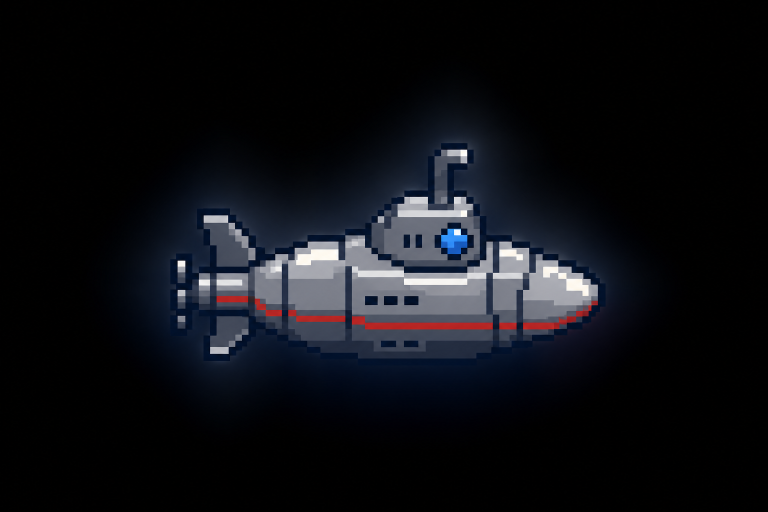
#> input picture tools/hoenn/data/sootopolis-submarine-source.png, 1536 x 1024 px (shown at 1/2 size)
$ python -i prepare_final_moorings.py   (imports and definitions only)
#> lines starting #> are read from the running program, lines starting #| are printed output that depends on the picture
"""Place the last compact moorings and preserve functional native warp behaviors."""
import argparse,io,json,re,struct
from pathlib import Path
from PIL import Image
from candidate_layer import Layer
from prepare_atlas_route_tracking import PRIOR,LAYER as PREVIOUS
from pack_crossover_assets import fit,indexed
# [1 line that did not run here, left out]
def prepare(source):
 layer=Layer(source,LAYER,PRIOR)
 if r:=layer.existing():return r
 s=layer.source;ls={l['id']:l for l in json.loads((s/'data/layouts/layouts.json').read_text())['layouts']}
 def load(n):
  m=json.loads((s/f'data/maps/{n}/map.json').read_text());l=ls[m['layout']];v=list(struct.unpack('<'+'H'*(l['width']*l['height']),(s/l['blockdata_filepath']).read_bytes()));return m,l,v
 def save(m,l,v):layer.stage(f'data/maps/{m["name"]}/map.json',json.dumps(m,indent=2)+'\n');layer.stage(l['blockdata_filepath'],struct.pack('<'+'H'*len(v),*v))
 scripts=(s/'data/scripts/journey_campaign_gates.inc').read_text()
 def destination(pid,x,y):
  nonlocal scripts
  a=scripts.index('LavenderNetwork_Destination'+str(pid)+'::');b=scripts.index('\n\n',a);chunk=scripts[a:b];chunk=re.sub(r'(setvar VAR_0x8009, )\d+',lambda m:m[1]+str(x),chunk);chunk=re.sub(r'(setvar VAR_0x800A, )\d+',lambda m:m[1]+str(y),chunk);scripts=scripts[:a]+chunk+scripts[b:]
 # Native attribute storage is u16 even for FRLG's packed 32-bit entries.
 p='src/data/tilesets/metatiles.h';t=(s/p).read_text();layer.stage(p,t.replace('const u32 gMetatileAttributes_JourneyAppliances[]=INCBIN_U32','const u16 gMetatileAttributes_JourneyAppliances[]=INCBIN_U16'))
 # Move Cinnabar's cottage up one row so its entire floor rests on native land.
 m,l,v=load('CinnabarIsland_Frlg');w=l['width'];original=struct.unpack('<480H',(ROOT/'tools/hoenn/data/cinnabar-original.bin').read_bytes());house=[v[(12+dy)*w+8+dx] for dy in range(4) for dx in range(4)];left,right=v[16*w+9],v[16*w+10]
 for y in range(11,19):
  for x in range(8,14):v[y*w+x]=original[y*w+x]
 for dy in range(4):
  for dx in range(4):v[(11+dy)*w+8+dx]=house[dy*4+dx]
 for y in range(15,18):v[y*w+9]=left;v[y*w+10]=right
 for o in m['object_events']:
  if o['script']=='Journey_FerryPort19':o.update(x=9,y=16,movement_type='MOVEMENT_TYPE_FACE_RIGHT')
  if o['graphics_id']=='OBJ_EVENT_GFX_MR_BRINEYS_BOAT':o.update(x=12,y=17,movement_type='MOVEMENT_TYPE_FACE_LEFT')
 for y in [16,17]:
  for x in [11,12,13]:assert original[y*w+x]>>12==1;v[y*w+x]=0x152B
 for warp in m['warp_events']:
  if warp['dest_map']=='MAP_JOURNEYCINNABARSAILORSLODGE':warp.update(x=9,y=14)
 save(m,l,v);destination(19,10,16)
 # Tiny Sevii harbors use a two-wide, three-long pier and a completed beach.
 m,l,v=load('OneIsland_Harbor_Frlg')
 # Use a pinned native warp behavior with the plain native sand graphic.
 # No runtime dependency on the local reproduction directory.
 native_folder=Path('data/tilesets/secondary/island_harbor_frlg');primary=Path('data/tilesets/primary/general_frlg')
 meta=bytearray((s/native_folder/'metatiles.bin').read_bytes());attrs=bytearray((s/native_folder/'metatile_attributes.bin').read_bytes());warp_id=640+len(meta)//16;native_warp_attr=attrs[(0x2C9-640)*4:(0x2C9-640+1)*4];assert len(native_warp_attr)==4
 meta+=(s/primary/'metatiles.bin').read_bytes()[0x115*16:(0x115+1)*16];attrs+=native_warp_attr;layer.stage(str(native_folder/'metatiles.bin'),meta);layer.stage(str(native_folder/'metatile_attributes.bin'),attrs)
 # Installed bridge IDs from layer118, shared by all seven harbor maps.
 previous=v[:];wood_left=previous[3*l['width']+7];wood_right=previous[3*l['width']+9]
 for island,pid in zip(['One','Two','Three','Four','Five','Six','Seven'],range(2,9)):
  m,l,v=load(island+'Island_Harbor_Frlg');w=l['width'];v[:]=[0x112B]*len(v)
  for y in range(4):
   for x in range(6,11):v[y*w+x]=0x3000+([0x114,0x115,0x116][0 if x==6 else 2 if x==10 else 1] if y<3 else [0x11C,0x11D,0x11E][0 if x==6 else 2 if x==10 else 1])
  v[2*w+8]=0x3000|warp_id
  for y in range(4,7):v[y*w+7]=wood_left;v[y*w+8]=wood_right
  for o in m['object_events']:
   if o['script']=='Journey_FerryPort'+str(pid):o.update(x=8,y=5,movement_type='MOVEMENT_TYPE_FACE_RIGHT')
   if o['graphics_id']=='OBJ_EVENT_GFX_MR_BRINEYS_BOAT':o.update(x=10,y=6,movement_type='MOVEMENT_TYPE_FACE_LEFT')
  for y in [5,6]:
   for x in [9,10,11]:v[y*w+x]=0x152B
  save(m,l,v);destination(pid,7,5)
 p='include/journey_birth_arrivals.h';t=(s/p).read_text()
 for island in ['One','Two','Three','Four','Five','Six','Seven']:
  t,n=re.subn(r'\{MAP_'+island.upper()+r'_ISLAND_HARBOR, \d+, \d+, \d+, \d+, TRUE\}','{MAP_'+island.upper()+'_ISLAND_HARBOR, 10, 6, 7, 5, TRUE}',t);assert n==1
 layer.stage(p,t);layer.stage('data/scripts/journey_campaign_gates.inc',scripts)
 # Technical encoding trims pixels that become transparent in the GBA palette.
 im=Image.open(ROOT/'tools/hoenn/data/sootopolis-submarine-source.png').convert('RGBA');box=im.getchannel('A').point(lambda a:255 if a>=128 else 0).getbbox();frame=indexed(fit(im.crop(box),32,32));sheet=Image.new('P',(32,288));sheet.putpalette(frame.getpalette())
 for i in range(9):sheet.paste(frame,(0,32*i))
 out=io.BytesIO();sheet.save(out,format='PNG');layer.stage('graphics/object_events/pics/journey/submarine.png',out.getvalue());colors=frame.getpalette()[:48];layer.stage('graphics/object_events/pics/journey/submarine.pal','JASC-PAL\n0100\n16\n'+'\n'.join(' '.join(map(str,colors[i:i+3])) for i in range(0,48,3))+'\n')
 return layer.finish(cinnabar_house_floor_on_native_land=True,cinnabar_existing_land_preserved=True,sevii_pier_size=[2,3],sevii_native_exit_warp_behavior_preserved=True,submarine_sprite_size=[32,32],submarine_collision_tiles=6)
# [2 lines not run here, left out]

>>> import cv2
>>> picture = cv2.imread('data/sootopolis-submarine-source.png', cv2.IMREAD_GRAYSCALE)
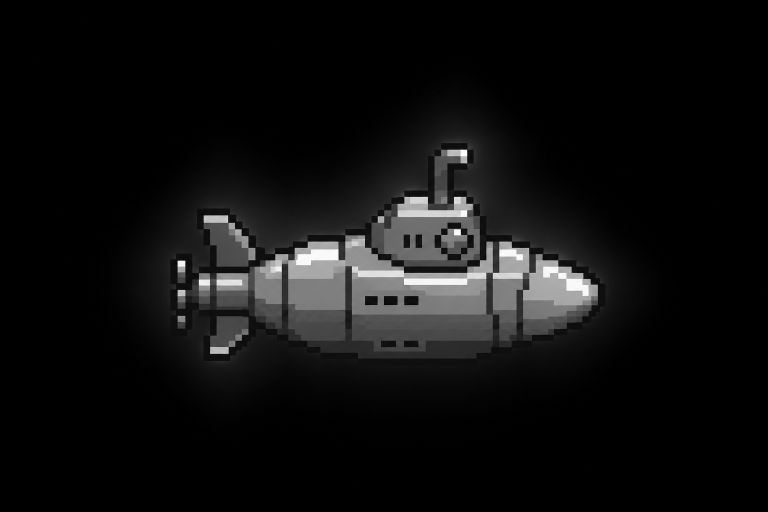
#> picture: shape (1024, 1536) (shown at 1/2 size); min 0, max 255, mean 15.3
#> (the run stopped early here; a loop or call above may not have finished)
